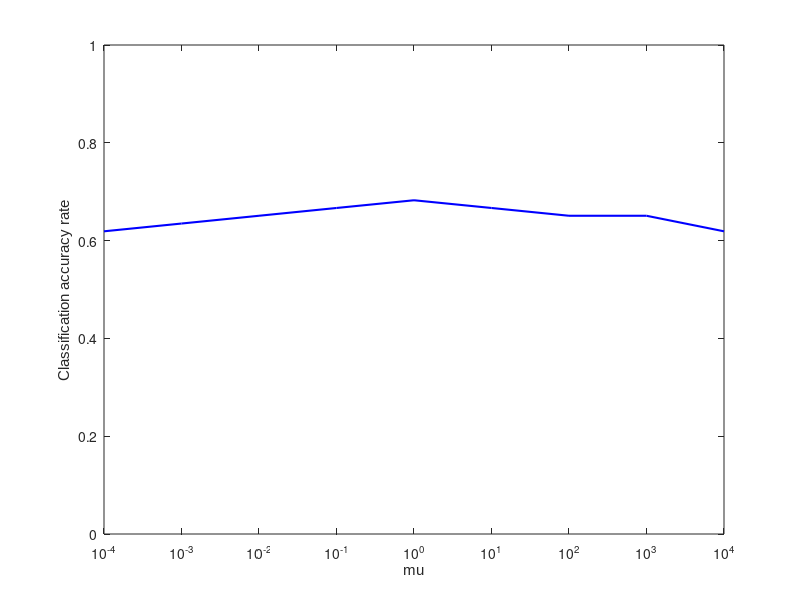

This chart was generated by the following MATLAB code: (Note: this script raises an error after producing the figure.)
clear;%m=5
clc;
x1=[0.0001,0.001,0.01,0.1,1,10,100,1000,10000]

y1=[0.619,0.6349,0.6508,0.6667,0.6825,0.6667,0.6508,0.6508,0.619];

figure(1)

plot(x1,y1,'b-','LineWidth',1.5);

axis([0 10000 0 1])
set(gca,'xscale','log')
% set(gca, 'ylim', [0, 100])
% set(gca, 'xlim', [0, 1000])
xlabel('mu','FontName','Arial','FontSize',11);
ylabel('Classification accuracy rate','FontName','Arial','FontSize',11);

%legend('line')
%set(gca,'LineWidth', 1.5,'FontName','Arial','FontSize',10,'FontWeight','Bold')

export_fig breast_u.eps -painters -transparent
